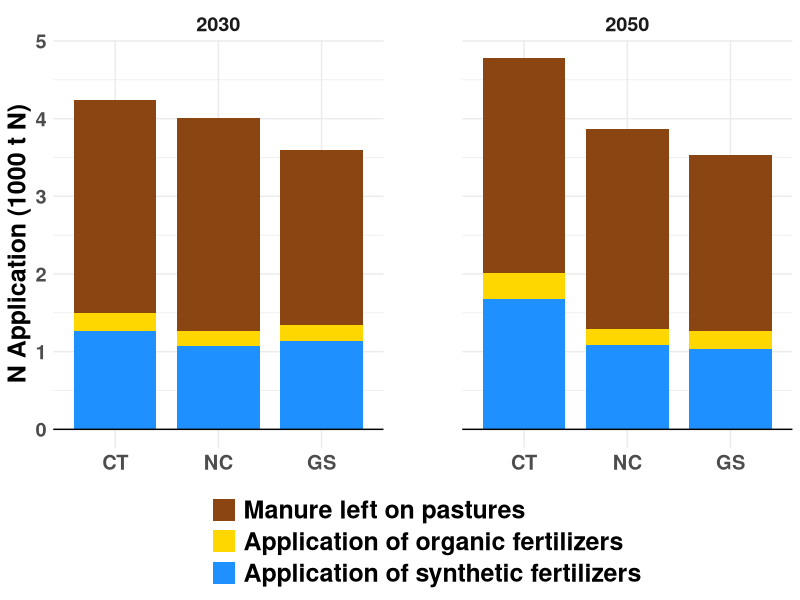
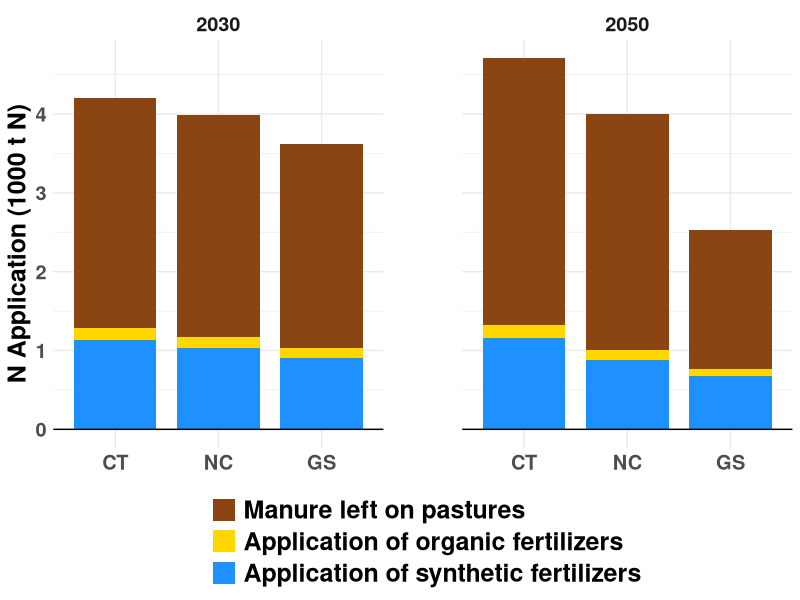
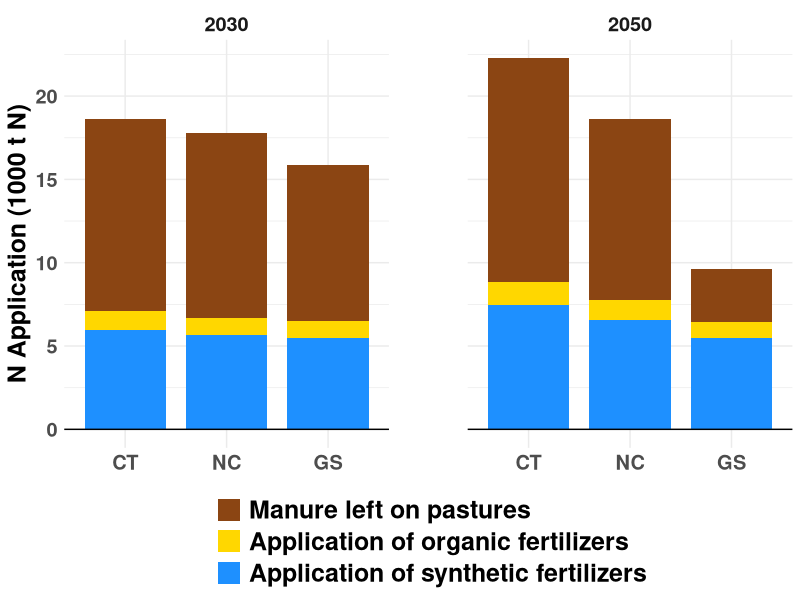
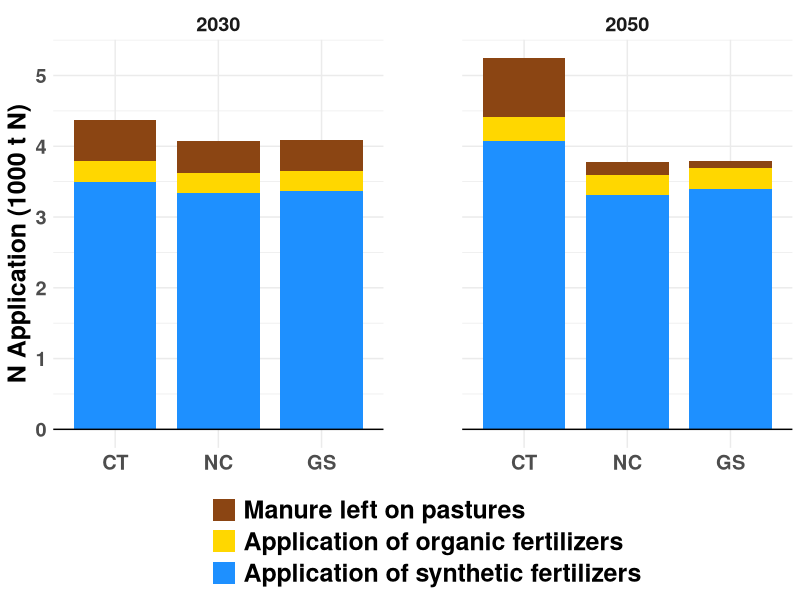
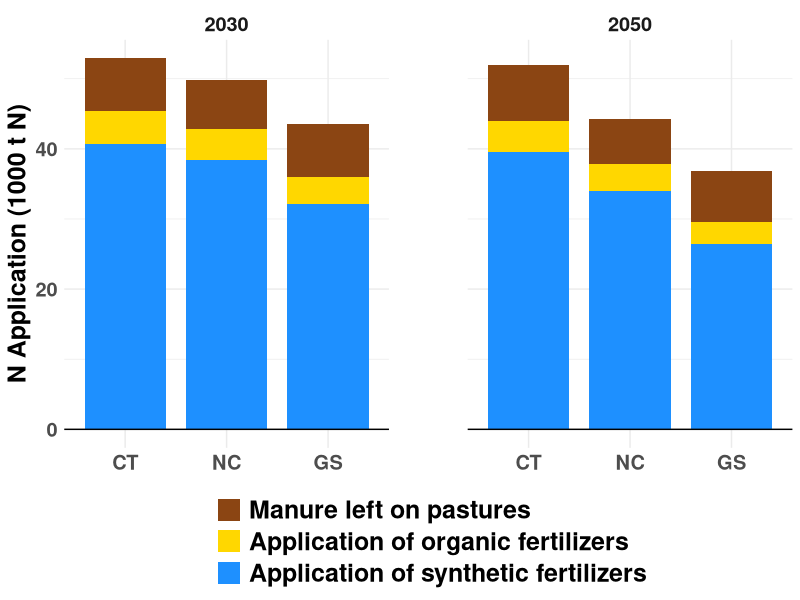
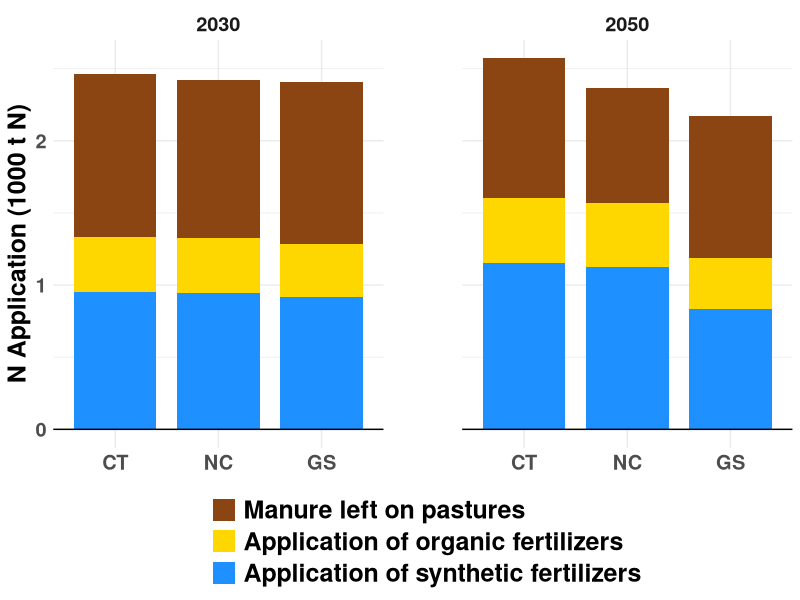
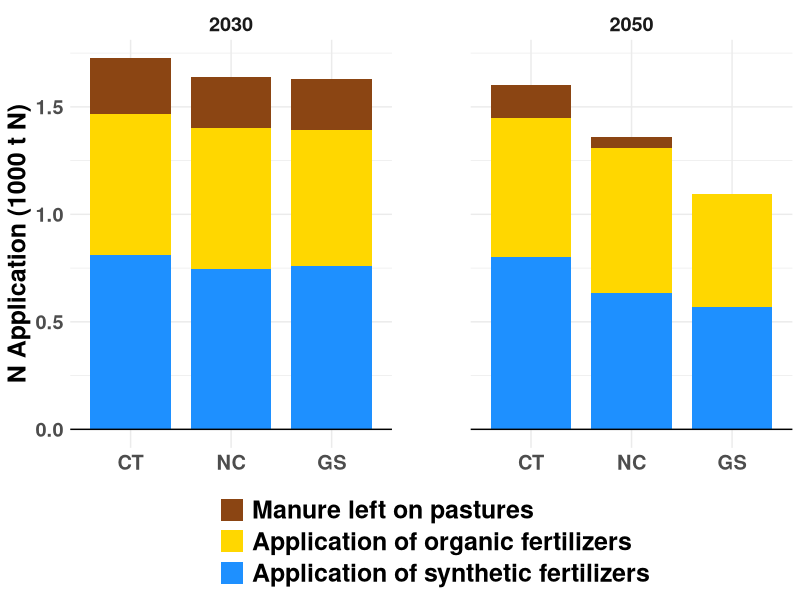
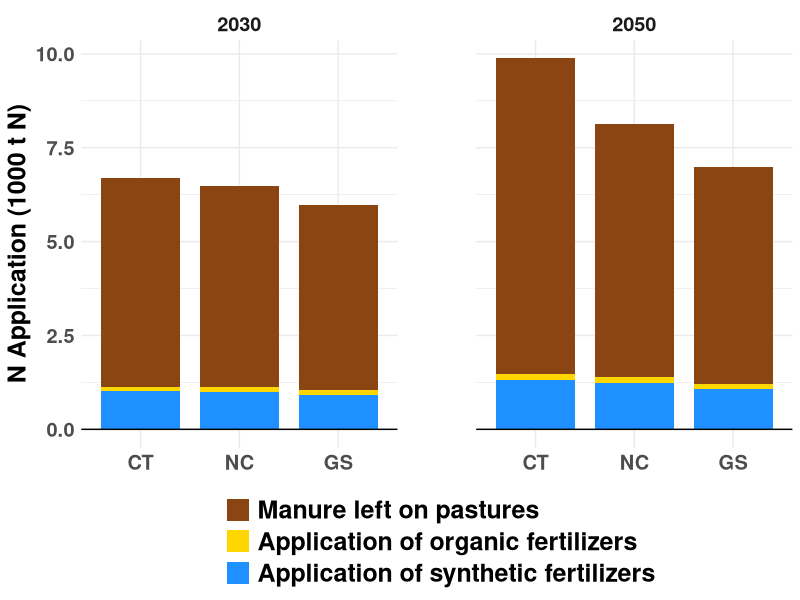

Source code (R) for these figures, in order:
## cropland composition

# libraries ---------------------------------------------------------------
library(here)
#library(plyr)
library(dplyr)
library(tidyr)
library(readxl)
library(readr)
library(ggplot2)
library(conflicted)


conflicted::conflict_prefer("rename", "dplyr")
conflicted::conflict_prefer("mutate", "dplyr")
conflicted::conflict_prefer("summarise", "dplyr")
conflicts_prefer(dplyr::filter)
here()


#Data -------------------------------------------------------------------
scenathon<- read.csv(here("data", "240523_FullDataBase_expost.csv"), sep = "") %>% 
  filter(tradeadjustment == "Yes") %>% 
  filter(year %in% c("2030", "2050")) %>% 
  mutate( pathway_id = factor(pathway_id, levels = c("CT", "NC", "GS"))) %>% 
  select(pathway_id, country, year, calcn_synth, calcn_agsoils, calcn_leftpasture) %>% 
  rename(`Application of organic fertilizers` = calcn_agsoils,
         `Manure left on pastures` = calcn_leftpasture,
         `Application of synthetic fertilizers` = calcn_synth) %>% 
  pivot_longer(cols = c(`Application of organic fertilizers`,
                        `Manure left on pastures`,
                        `Application of synthetic fertilizers`), 
               names_to = "type", values_to = "value") %>% 
  mutate(type = factor(type, levels = c("Manure left on pastures", 
                                        "Application of organic fertilizers", 
                                        "Application of synthetic fertilizers")))

#List countries
countries <- c(
  "ARG",
  "AUS",
  "BRA"
  , "CAN", "CHN", "COL","DEU",
  "ETH"
  ,"FIN","GBR", "IDN", "IND",
  "MEX"
  ,"NOR", "RUS", "RWA","SWE",  "USA",
  "DNK",
  "GRC","TUR", "NPL",
  "R_ASP", "R_CSA", "R_NMC", "R_OEU", "R_NEU", "R_SSA"
)



figure_directory <- here("output", "figures", "Figure8_NApplication")
dir.create(figure_directory, recursive = TRUE, showWarnings = FALSE)
print(figure_directory)

# Loop for each country

for (cur_country in countries) {
  
  country_data <- subset(scenathon, country == cur_country)
  print(summary(country_data))
  # Create plot for the specific country
  p_N <- ggplot(country_data, aes(x = as.factor(pathway_id))) +
    geom_bar(aes(y = value/1000, fill = type), stat = "identity", position = "stack", width = 0.8) +
    geom_hline(yintercept = 0, linetype = "solid") +
    labs(x="",
         y = "N Application (1000 t N)",
         fill = ""
    ) +
    #scale_y_continuous(breaks = seq(0, max(country_data$kcalfeasprod_productgroup + 2000), 250)) +
    facet_grid(. ~ year, scales = "free_y"#,
               # labeller = labeller(pathway = c(
               #   "CurrentTrends" = "Current Trend",
               #   "NationalCommitments" = "National Commitments",
               #   "GlobalSustainability" = "Global Sustainability"
               #))
    ) +
    scale_fill_manual(values = c(`Manure left on pastures` = "#8B4513", 
                                 `Application of organic fertilizers` = "#FFD700", 
                                 `Application of synthetic fertilizers` = "#1E90FF")) +  
    theme_minimal() +
    theme(
      text = element_text(family = "sans", "black", size = 18, face = "bold"),
      # legend.title = element_text(family = "sans", color = "steelblue", size = 16, face = "bold"),
      legend.text = element_text(family = "sans", size = 18),
      # plot.title = element_text(color = "steelblue", size = 16, face = "bold"),
      axis.title.x = element_blank(),
      axis.title.y = element_text(color = "black", size = 18),
      legend.position = "bottom",
      panel.spacing = unit(2, "cm")
    ) +
    
    guides(fill = guide_legend(nrow = 3))
  
  # Save the plot as a TIFF file
  filename <- paste0(format(Sys.Date(),format = "%y%m%d"), "_", gsub(" ", "_", cur_country), ".tiff")
  tiff(
    filename = here(figure_directory, filename),
    units = "cm", height = 15.8, width = 17.4, res = 300)
    #units = "in", height = 3.657407, width = 4.023148, res = 96)
  print(p_N)
  dev.off()
  
}
